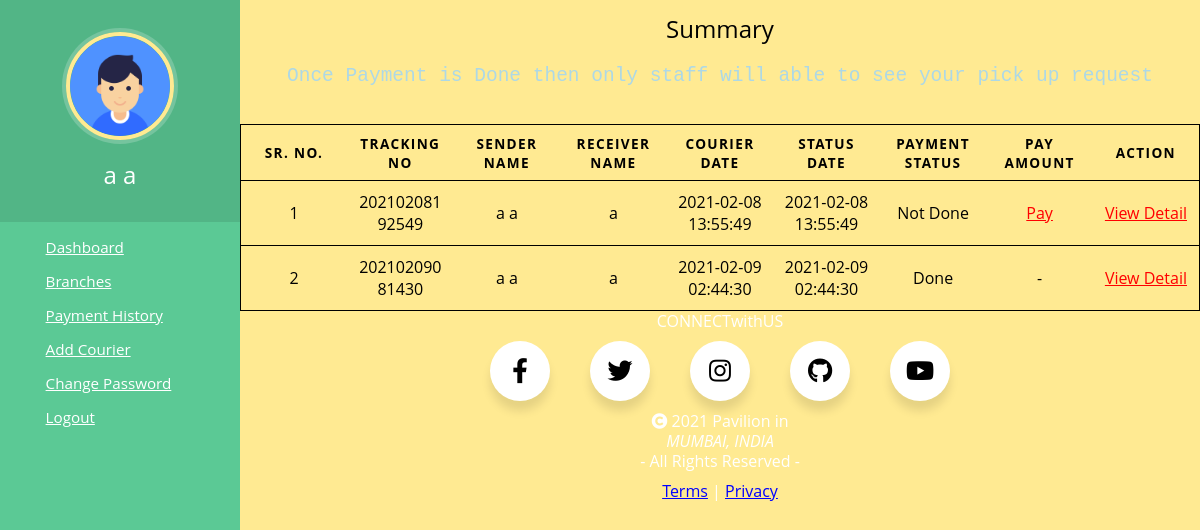
Page /customer/viewAll.php?status=rqtpickup (signed in) on the committed database.
### tables this page shows
CREATE TABLE `tblcustomer` (
  `id` int(11) NOT NULL,
  `fname` varchar(120) NOT NULL,
  `lname` varchar(120) NOT NULL,
  `phone` int(11) NOT NULL,
  `email` varchar(50) NOT NULL,
  `password` varchar(50) NOT NULL,
  `address` varchar(120) NOT NULL,
  `city` varchar(120) NOT NULL,
  `state` varchar(120) NOT NULL,
  `country` varchar(120) NOT NULL,
  `pincode` varchar(120) NOT NULL
);

CREATE TABLE `tblcourier` (
  `ID` int(11) NOT NULL,
  `RefNumber` varchar(120) DEFAULT NULL,
  `cid` int(11) NOT NULL DEFAULT 0,
  `SenderBranch` varchar(120) DEFAULT NULL,
  `SenderName` varchar(120) DEFAULT NULL,
  `SenderContactnumber` bigint(11) DEFAULT NULL,
  `SenderAddress` varchar(120) DEFAULT NULL,
  `SenderCity` varchar(120) DEFAULT NULL,
  `SenderState` varchar(120) DEFAULT NULL,
  `SenderPincode` varchar(120) DEFAULT NULL,
  `SenderCountry` varchar(120) DEFAULT NULL,
  `RecipientName` varchar(120) DEFAULT NULL,
  `RecipientContactnumber` bigint(11) DEFAULT NULL,
  `RecipientAddress` varchar(120) DEFAULT NULL,
  `RecipientCity` varchar(120) DEFAULT NULL,
  `RecipientState` varchar(120) DEFAULT NULL,
  `RecipientPincode` varchar(120) DEFAULT NULL,
  `RecipientCountry` varchar(120) DEFAULT NULL,
  `CourierDes` varchar(250) DEFAULT NULL,
  `ParcelWeight` varchar(120) DEFAULT NULL,
  `ParcelDimensionlen` varchar(120) DEFAULT NULL,
  `ParcelDimensionwidth` varchar(120) DEFAULT NULL,
  `ParcelDimensionheight` varchar(120) DEFAULT NULL,
  `ParcelPrice` varchar(120) DEFAULT NULL,
  `Status` varchar(120) DEFAULT NULL,
  `payment` tinyint(1) NOT NULL DEFAULT 0,
  `staffName` varchar(20) DEFAULT NULL,
  `CourierDate` timestamp NOT NULL DEFAULT current_timestamp(),
  `statusdate` timestamp NULL DEFAULT NULL
);

### customer/viewAll.php (the view, shortened to what this page needs)
<?php
include('../includes/dbconnection.php');
if (strlen($_SESSION['cmsaid']==0)) {
  header('location:logout.php');
  } else{
?>
<html lang="en">
<head>
    <link href="./css/header.css" rel="stylesheet"/>
    <link href="./css/table.css" rel="stylesheet">
    <link href="../css/footer.css" rel="stylesheet">
    <link rel="stylesheet" href="https://cdnjs.cloudflare.com/ajax/libs/font-awesome/4.7.0/css/font-awesome.min.css">
    <link rel="stylesheet" href="https://cdnjs.cloudflare.com/ajax/libs/font-awesome/5.13.0/css/all.min.css">
</head>
<body>
<?php include_once('./include/header.php');?>
<table>
  <caption> Summary<br>
  <?php if($_GET["status"]=='rqtpickup'){?><pre style="color:lightblue;">Once Payment is Done then only staff will able to see your pick up request</pre><?php } ?></caption>
  <thead>
    <tr>
    <th scope="col">SR. NO.</th>
      <th scope="col">Tracking No</th>
      <th scope="col">Sender Name</th>
      <th scope="col">Receiver Name</th>
      <th scope="col">Courier Date</th>
      <th scope="col">Status Date</th>
      <?php if($_GET["status"]=='rqtpickup'){?><th scope="col">Payment Status</th>
        <th scope="col">Pay Amount</th><?php } ?>
      <th scope="col">Action</th>
    </tr>
  </thead>
  <tbody><?php
  $ret=mysqli_query($con,"SELECT * FROM tblcourier  WHERE cid=".$_SESSION['cmsaid']." AND Status='".$_GET["status"]."'");
  $num=mysqli_num_rows($ret);
  if($num >0){
    $count=0;
  while ($row=mysqli_fetch_array($ret)) {
    $count++;
  ?>
    <tr>
      <td scope="row" data-label="SR. NO."><?php echo $count;?></td>
      <td data-label="Tracking No"><?php echo $row["RefNumber"];?></td>
      <td data-label="Sender Name"><?php echo $row["SenderName"];?></td>
      <td data-label="Receiver Name"><?php echo $row["RecipientName"];?></td>
      <td data-label="Courier Date"><?php echo $row["CourierDate"];?></td>
      <td data-label="Status Date"><?php echo $row["statusdate"];?></td>
      <?php if($_GET["status"]=='rqtpickup'){ if($row["payment"]==0){ ?><td data-label="Payment Status"><?php  echo "Not Done";?></td>
      <td data-label="Pay Amount"><?php echo '<a class="red" href="./pay.php?amt='.$row["ParcelPrice"].'&track='.$row["ID"].'">Pay</a>';?></td><?php }else{?>
      <td data-label="Payment Status"><?php  echo "Done";?></td>
      <td data-label="Pay Amount"><?php echo '-';?></td>
      <?php } } ?>
      <td data-label="Action"> <?php echo '<a class="red" href="./view.php?track='.$row["RefNumber"].'">View Detail</a>';?></td>
    </tr>
    <?php
}}
?>
  </tbody>
</table>
<?php include_once('../includes/footer.php');?>
</body>
</html>
<?php } ?>

### customer/include/header.php (shortened to what this page needs)
<?php
$admid=$_SESSION['cmsaid'];
$ret=mysqli_query($con,"select * from tblcustomer where id='$admid'");
$row=mysqli_fetch_array($ret);
$fname=$row['fname'];
$lname=$row['lname'];
?>
<nav class="menu" tabindex="0">
  <header class="avatar">
		<img src="../includes/user.png " />
    <h2><?php echo $fname." ".$lname; ?></h2>
  </header>
	<ul>
  <li tabindex="0" class="icon-dashboard"><a href="dashboard.php"><span>Dashboard</span></a></li>
    <li tabindex="0" class="icon-shop"><a href="branch.php"><span>Branches</span></a></li>
    <li tabindex="0" class="icon-history"><a href="payhistory.php"><span>Payment History</span></a></li>
    <li tabindex="0" class="icon-courier"><a href="addcourier.php"><span>Add Courier</span></a></li>
    <li tabindex="0" class="icon-change"><a href="changepassword.php"><span>Change Password</span></a></li>
    <li tabindex="0" class="icon-logout"><a href="../includes/logout.php"><span>Logout</span></a></li>
  </ul>
</nav>

### customer/css/header.css (style rules this page uses)
body { background: #ffea92; margin: 0; font-family: "Open Sans", Helvetica Neue, Helvetica, Arial, sans-serif; color: #fff; padding-left: 240px; }
li a,a:visited { color:white; }
.menu { background: #5bc995; height: 100%; width: 240px; position: fixed; top: 0; left: 0; z-index: 5; outline: none; }
.menu .avatar { background: rgba(0, 0, 0, 0.1); padding: 2em 0.5em; text-align: center; }
.menu .avatar img { width: 100px; border-radius: 50%; overflow: hidden; border: 4px solid #ffea92; box-shadow: 0 0 0 4px rgba(255, 255, 255, 0.2); }
.menu .avatar h2 { font-weight: normal; margin-bottom: 0; }
.menu ul { list-style: none; padding: 0.5em 0; margin: 0; }
.menu ul li { padding: 0.5em 1em 0.5em 3em; font-size: 0.95em; font-weight: regular; background-repeat: no-repeat; background-position: left 15px center; background-size: auto 20px; transition: all 0.15s linear; cursor: pointer; }
.menu ul li.icon-dashboard { background-image: url("http://www.entypo.com/images//gauge.svg"); }
.menu ul li.icon-shop { background-image: url("http://www.entypo.com/images//shop.svg"); }
.menu ul li.icon-courier { background-image: url("http://www.entypo.com/images//box.svg"); }
.menu ul li.icon-history { background-image: url("http://www.entypo.com/images//back-in-time.svg"); }
.menu ul li.icon-change { background-image: url("http://www.entypo.com/images//cog.svg"); }
.menu ul li.icon-logout { background-image: url("http://www.entypo.com/images//log-out.svg"); }

### customer/css/table.css (style rules this page uses)
body { font-family: "Open Sans", sans-serif; line-height: 1.25; }
table { color:black; background: transparent; border: 1px solid #ccc; border-collapse: collapse; margin: 0; padding: 0; width: 100%; table-layout: fixed; }
table caption { font-size: 1.5em; margin: .5em 0 .75em; }
table tr { border: 1px solid rgb(0, 0, 0); padding: .35em; }
table th, table td { padding: .625em; text-align: center; overflow-wrap: break-word; }
table th { font-size: .85em; letter-spacing: .1em; text-transform: uppercase; }

### customer/viewAll.php (style rules this page uses)
.red, .red:visited { color:red; }

### rows in the picture
tblcustomer: fname "a", lname "a"
tblcourier: RefNumber "20210208192549", SenderName "a a", RecipientName "a", CourierDate "2021-02-08 13:55:49", statusdate "2021-02-08 13:55:49"
tblcourier: RefNumber "20210209081430", SenderName "a a", RecipientName "a", CourierDate "2021-02-09 02:44:30", statusdate "2021-02-09 02:44:30", payment "Done"
